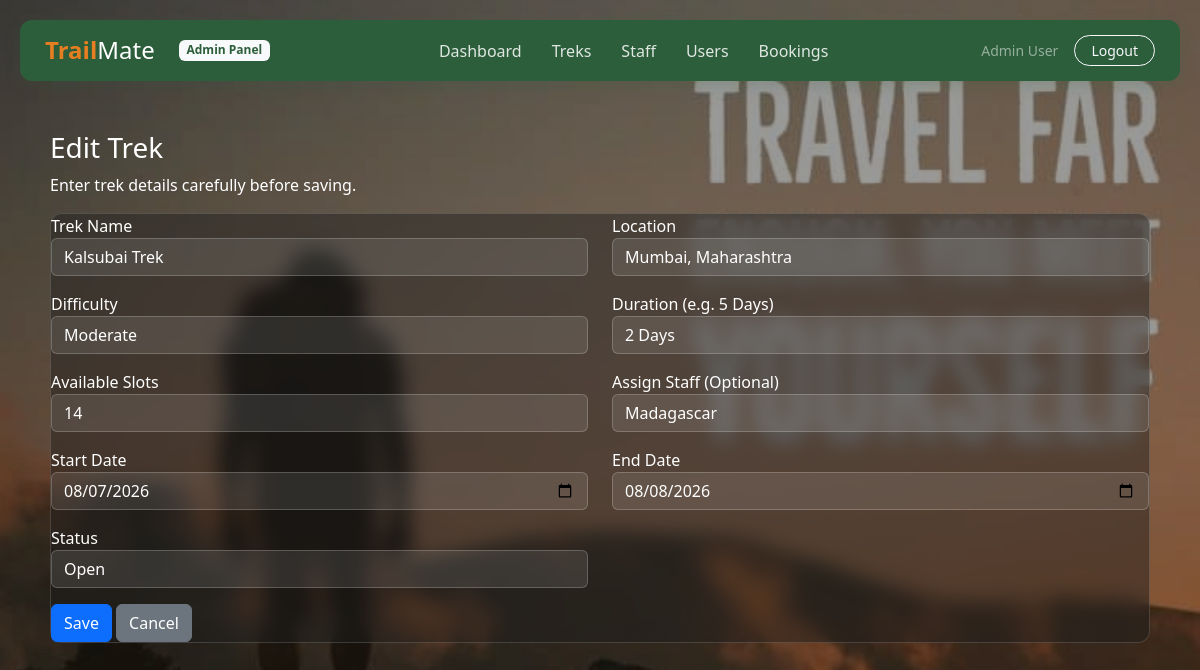
The app's page /admin/treks/1/edit (signed in), older data.
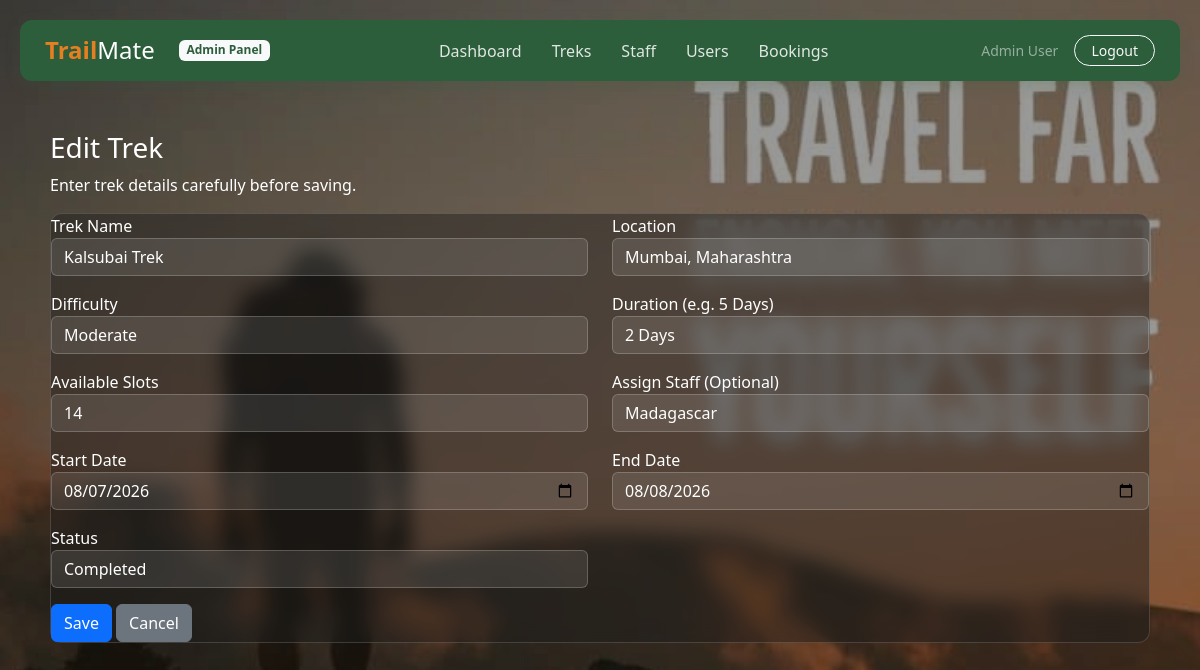
The same page, newer data.
### models.py (models this page shows)
class Trek(db.Model):
    trek_id = db.Column(db.Integer, primary_key=True)
    trek_name = db.Column(db.String(150), nullable=False)
    location = db.Column(db.String(150), nullable=False)
    difficulty = db.Column(db.String(50), nullable=False)
    duration = db.Column(db.String(50), nullable=False)  # e.g., '5 Days'
    available_slots = db.Column(db.Integer, nullable=False)
    assigned_staff_id = db.Column(db.Integer, db.ForeignKey('user.id'), nullable=True)
    status = db.Column(db.String(50), nullable=False, default='Open')  # Open/Started/Completed
    start_date = db.Column(db.Date, nullable=False)
    end_date = db.Column(db.Date, nullable=False)
    bookings = db.relationship('Booking', backref='trek', lazy=True)

class User(db.Model, UserMixin):
    id = db.Column(db.Integer, primary_key=True)
    name = db.Column(db.String(100), nullable=False)
    email = db.Column(db.String(120), unique=True, nullable=False)
    password = db.Column(db.String(200), nullable=False)
    role = db.Column(db.String(20), nullable=False, default='user')
    contact_details = db.Column(db.String(200), nullable=True)
    status = db.Column(db.String(20), nullable=False, default='Active')  # Active/Inactive/Pending
    assigned_treks = db.relationship('Trek', backref='assigned_staff', lazy=True)
    bookings = db.relationship('Booking', backref='user', lazy=True)

### routes/admin.py (the view, shortened to what this page needs)
@admin_bp.route('/treks/<int:trek_id>/edit', methods=['GET', 'POST'])
@login_required
@admin_required
def edit_trek(trek_id):
    trek = Trek.query.get_or_404(trek_id)
    active_staff = User.query.filter_by(role='staff', status='Active').all()
    return render_template('admin/add_trek.html', active_staff=active_staff, trek=trek)

### routes/admin.py (called while the page is built)
def admin_required(f):
    @wraps(f)
    def decorated_function(*args, **kwargs):
        if not current_user.is_authenticated or current_user.role != 'admin':
            flash('Access Denied. Administrator privileges required.', 'danger')
            return redirect(url_for('auth.login'))
        return f(*args, **kwargs)
    return decorated_function

### templates/admin/add_trek.html (shortened to what this page needs)
{% extends "admin/admin_layout.html" %}
{% block admin_content %}
<h3 class="page-title">{% if trek %}Edit Trek{% else %}Add New Trek{% endif %}</h3>
<p class="page-subtitle">Enter trek details carefully before saving.</p>
<div class="glass-card">
    <div class="card-body">
        <form method="POST">
            <div class="row">
                <div class="col-md-6 mb-3">
                    <label>Trek Name</label>
                    <input type="text" class="form-control" name="trek_name" value="{{ trek.trek_name if trek else '' }}" required>
                </div>
                <div class="col-md-6 mb-3">
                    <label>Location</label>
                    <input type="text" class="form-control" name="location" value="{{ trek.location if trek else '' }}" required>
                </div>
                <div class="col-md-6 mb-3">
                    <label>Difficulty</label>
                    <select class="form-select" name="difficulty">
                        <option {% if trek and trek.difficulty == 'Moderate' %}selected{% endif %}>Moderate</option>
                    </select>
                </div>
                <div class="col-md-6 mb-3">
                    <label>Duration (e.g. 5 Days)</label>
                    <input type="text" class="form-control" name="duration" value="{{ trek.duration if trek else '' }}" required>
                </div>
                <div class="col-md-6 mb-3">
                    <label>Available Slots</label>
                    <input type="number" class="form-control" name="available_slots" value="{{ trek.available_slots if trek else '' }}" required>
                </div>
                <div class="col-md-6 mb-3">
                    <label>Assign Staff (Optional)</label>
                    <select class="form-select" name="assigned_staff_id">
                        {% for staff in active_staff %}
                            <option value="{{ staff.id }}" {% if trek and trek.assigned_staff_id == staff.id %}selected{% endif %}>{{ staff.name }}</option>
                        {% endfor %}
                    </select>
                </div>
                <div class="col-md-6 mb-3">
                    <label>Start Date</label>
                    <input type="date" class="form-control" name="start_date" value="{{ trek.start_date if trek else '' }}" required>
                </div>
                <div class="col-md-6 mb-3">
                    <label>End Date</label>
                    <input type="date" class="form-control" name="end_date" value="{{ trek.end_date if trek else '' }}" required>
                </div>
                {% if trek %}
                <div class="col-md-6 mb-3">
                    <label>Status</label>
                    <select class="form-select" name="status">
                        <option value="Open" {% if trek.status == 'Open' %}selected{% endif %}>Open</option>
                        <option value="Completed" {% if trek.status == 'Completed' %}selected{% endif %}>Completed</option>
                    </select>
                </div>
                {% endif %}
            </div>
            <button type="submit" class="btn btn-primary">Save</button>
            <a href="{{ url_for('admin.manage_treks') }}" class="btn btn-secondary">Cancel</a>
        </form>
    </div>
</div>
{% endblock %}

Row changes from the older to the newer data that the page shows:
changed Trek "Kalsubai Trek": status (not shown) → "Completed"
Text that changed along with them:
form field status: "Open" → (not shown)
